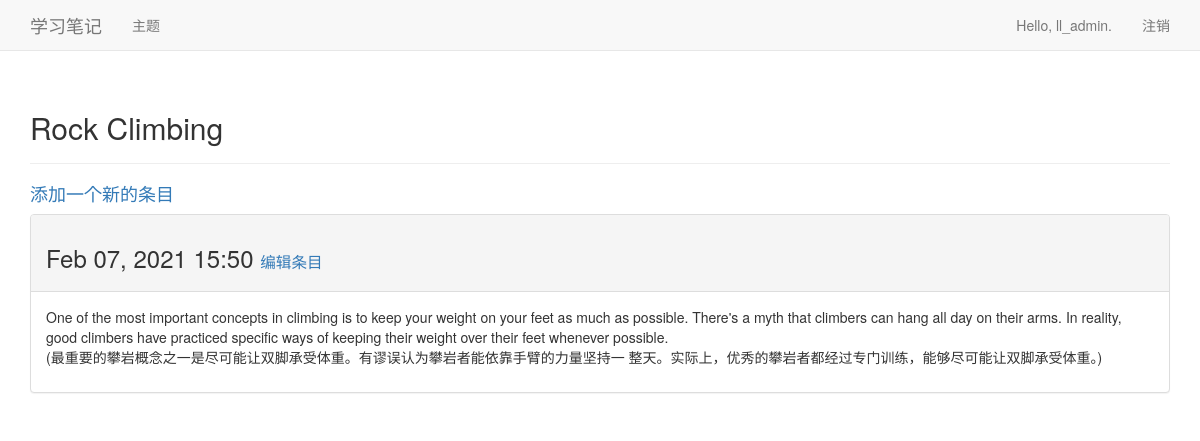
The page /topics/2/ (signed in) on the database its author committed.
### learning_logs/models.py (models this page shows, shortened)
class Topic(models.Model):
    text = models.CharField(max_length=200)
    date_added = models.DateTimeField(auto_now_add=True)
    owner = models.ForeignKey(User, on_delete=models.CASCADE)
    def __str__(self):
        return self.text

class Entry(models.Model):
    topic = models.ForeignKey(Topic,on_delete=models.CASCADE)
    text = models.TextField()
    date_added = models.DateTimeField(auto_now_add=True)
    class Meta:
        verbose_name_plural = 'entries'

### learning_logs/views.py (the view)
# urls.py: re_path(r'^topics/(?P<topic_id>\d+)/$', views.topic, name='topic'),
@login_required
def topic(request, topic_id):
    topic = Topic.objects.get(id=topic_id)
    if topic.owner != request.user:
        raise Http404
    entries = topic.entry_set.order_by('-date_added')
    context = {'topic': topic, 'entries': entries}
    return render(request, 'learning_logs/topic.html', context)

### learning_logs/templates/learning_logs/topic.html
{% extends 'learning_logs/base.html' %}
{% block header %}
  <h2>{{ topic }}</h2>
{% endblock header %}
{% block content %}
  <h4>
    <a href="{% url 'learning_logs:new_entry' topic.id %}">添加一个新的条目</a>
  </h4>
  {% for entry in entries %}
    <div class="panel panel-default">
      <div class="panel-heading">
        <h3>
          {{ entry.date_added|date:'M d, Y H:i' }}
          <small>
            <a href="{% url 'learning_logs:edit_entry' entry.id %}">
              编辑条目</a>
          </small>
        </h3>
      </div>
      <div class="panel-body">
        {{ entry.text|linebreaks }}
      </div>
    </div>
  {% empty %}
    目前还没有这个主题的条目。
  {% endfor %}
{% endblock content %}

### learning_logs/templates/learning_logs/base.html (shortened to what this page needs)
{% load bootstrap3 %}
<!DOCTYPE html>
<html lang="en">
  <head>
    {% bootstrap_css %}
</head>
<body>
  <nav class="navbar navbar-default navbar-static-top">
    <div class="container">
      <div class="navbar-header">
        <a class="navbar-brand" href="{% url 'learning_logs:index' %}">
            学习笔记</a>
      </div>
      <div id="navbar" class="navbar-collapse collapse">
        <ul class="nav navbar-nav">
          <li><a href="{% url 'learning_logs:topics' %}">主题</a></li>
        </ul>
        <ul class="nav navbar-nav navbar-right">
          {% if user.is_authenticated %}
            <li><a>Hello, {{ user.username }}.</a></li>
            <li><a href="{% url 'users:logout' %}">注销</a></li>
          {% else %}
            <li><a href="{% url 'users:register' %}">注册</a></li>
            <li><a href="{% url 'users:login' %}">登录</a></li>
          {% endif %}
        </ul>
      </div>
    </div>
 </nav>
    <div class="container">
      <div class="page-header">
        {% block header %}{% endblock header %}
      </div>
      <div>
        {% block content %}{% endblock content %}
      </div>
    </div>
  </body>
</html>

### rows shown on the page
Topic: text "Rock Climbing"
Entry: date_added "Feb 07, 2021 15:50", text "One of the most important concepts in climbing is to keep your weight on your feet as much as possible. There's a myth that climbers can hang all day on their arms. In reality, good climbers have practiced specific ways of keeping their weight over their feet whenever possible. (最重要的攀岩概念之一是尽可能让双脚承受体重。有谬误认为攀岩者能依靠手臂的力量坚持一 整天。实际上，优秀的攀岩者都经过专门训练，能够尽可能让双脚承受体重。)"

### other values the page prints
{{ user.username }} "ll_admin"
